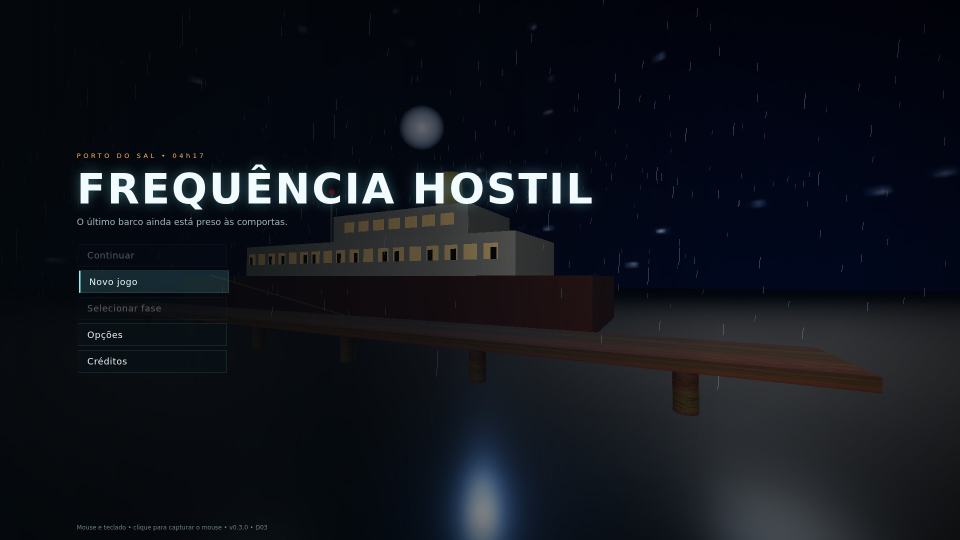
#> input picture release/screenshots/perf/antes-menu.jpg, 1920 x 1080 px (shown at 1/2 size); its folder holds 4 pictures in this run
$ python side-by-side.py
#> lines starting #> are read from the running program, lines starting #| are printed output that depends on the picture
# Junta capturas antes/depois lado a lado: python3 tools/side-by-side.py
from PIL import Image, ImageDraw, ImageFont
import os
D = os.path.join(os.path.dirname(__file__), "..", "release", "screenshots", "perf")
try: font = ImageFont.truetype("/usr/share/fonts/truetype/dejavu/DejaVuSans-Bold.ttf", 36)
except Exception: font = ImageFont.load_default()
for s in ["menu", "bilheteria", "praca", "embarque"]:
    a = Image.open(f"{D}/antes-{s}.jpg").convert("RGB"); b = Image.open(f"{D}/depois-{s}.jpg").convert("RGB")
#> further down, a is the input picture: PIL image 1920x1080 RGB; mean R, G, B 17.4, 20.7, 28.1
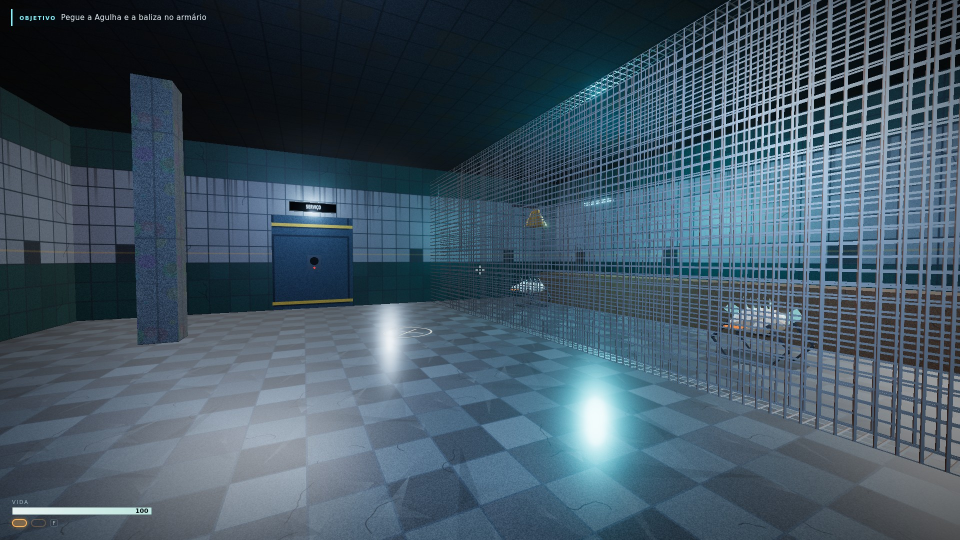
#> input picture release/screenshots/perf/antes-bilheteria.jpg, 1920 x 1080 px, given in place of depois-menu.jpg, which was not available (shown at 1/2 size)
#> further down, b is the input picture: PIL image 1920x1080 RGB; mean R, G, B 66.7, 85.7, 99.9
    w, h = a.size; out = Image.new("RGB", (w * 2 + 12, h), (20, 20, 20))
#> after `w, h = a.size`: w = 1920; h = 1080
#> after `out = Image.new('RGB', (w * 2 + 12, h), (20, 20, 20))`: out: PIL image 3852x1080 RGB; every value is 20
    out.paste(a, (0, 0)); out.paste(b, (w + 12, 0))
#> after `out.paste(a, (0, 0))`:
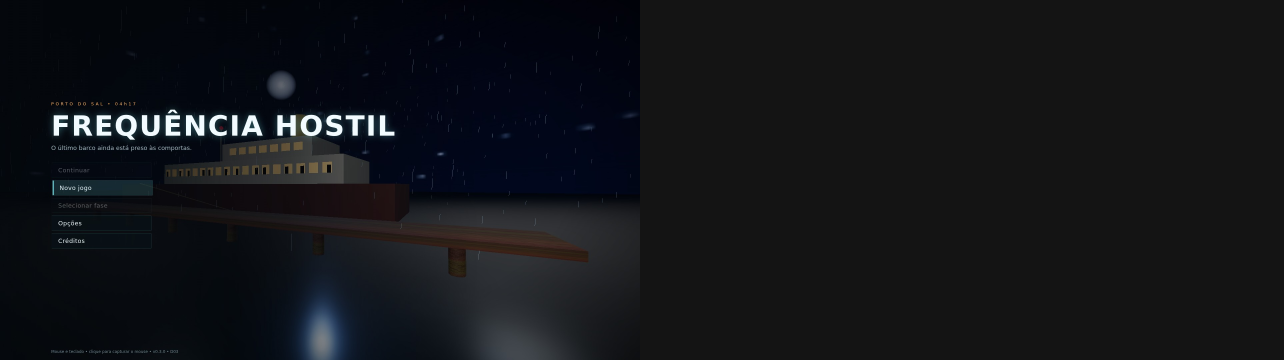
#> out: PIL image 3852x1080 RGB (shown at 1/3 size); mean R, G, B 18.7, 20.4, 24.1
#> after `out.paste(b, (w + 12, 0))`:
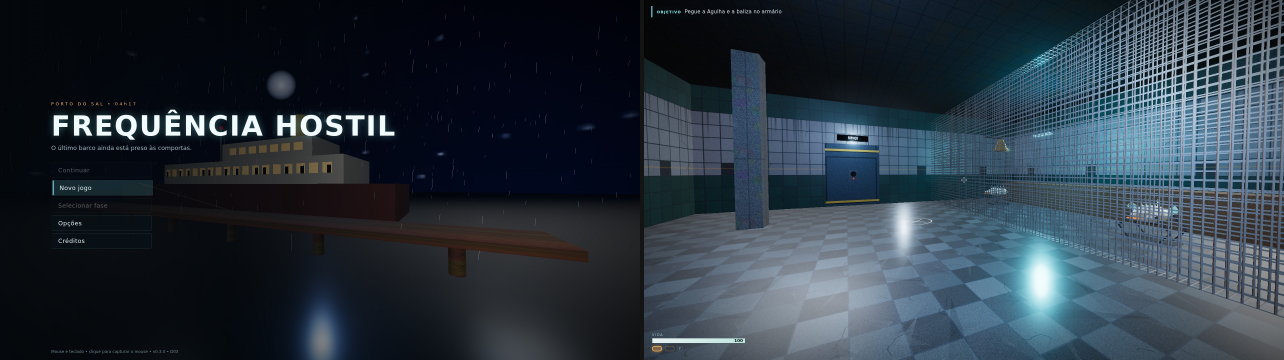
#> out: PIL image 3852x1080 RGB (shown at 1/3 size); mean R, G, B 42, 53.1, 63.9
    d = ImageDraw.Draw(out)
    for x, t in ((20, f"ANTES — {s}"), (w + 32, f"DEPOIS — {s}")):
        d.rectangle([x - 8, 14, x + 420, 64], fill=(0, 0, 0)); d.text((x, 20), t, fill=(255, 220, 120), font=font)
    out = out.resize((out.width // 2, out.height // 2), Image.LANCZOS)
#> out: PIL image 1926x540 RGB
    out.save(f"{D}/comparativo-{s}.jpg", quality=90); print("ok", s)
#| ok menu
#> pass 2 of the loop `for s in ["menu", "bilheteria", "praca", "embarque"]:`:
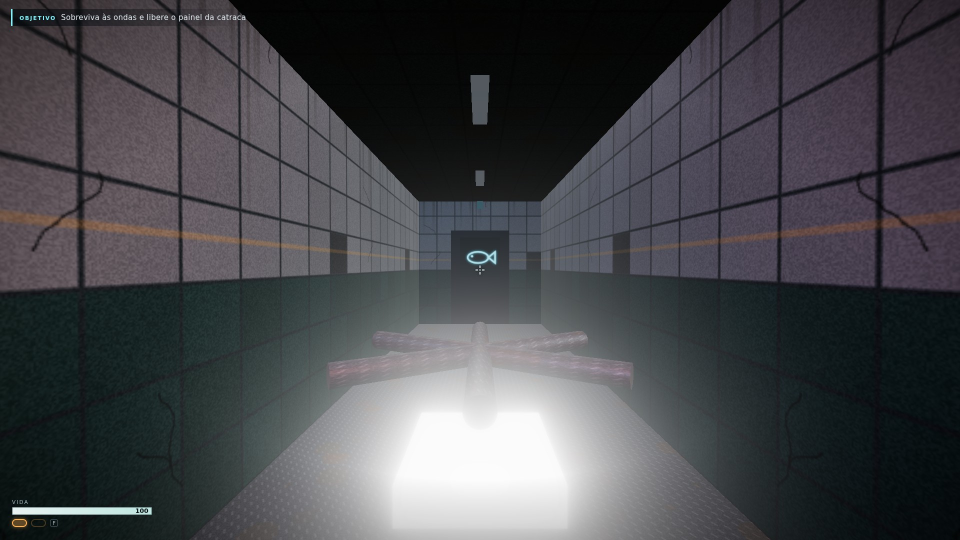
#> input picture release/screenshots/perf/antes-embarque.jpg, 1920 x 1080 px, given in place of depois-bilheteria.jpg, which was not available (shown at 1/2 size)
#> b is the input picture: PIL image 1920x1080 RGB; mean R, G, B 70.9, 71.7, 75.6
#> `out.paste(a, (0, 0))`:
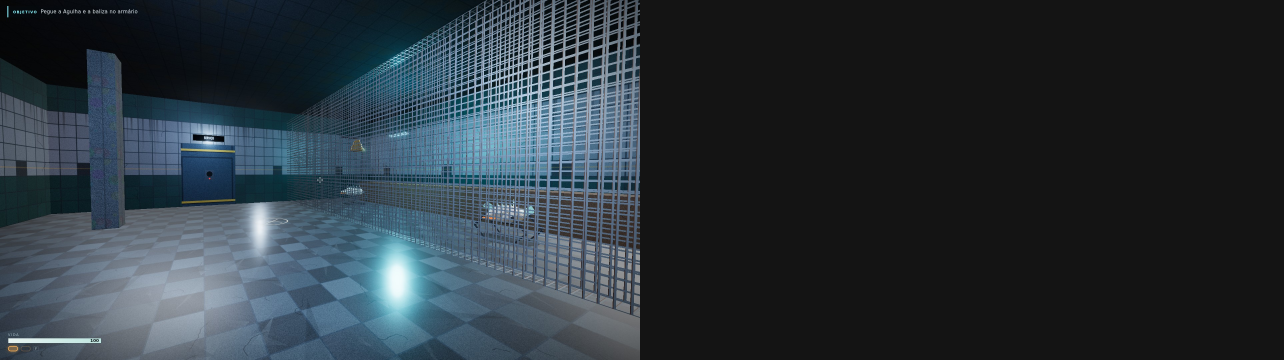
#> out: PIL image 3852x1080 RGB (shown at 1/3 size); mean R, G, B 43.3, 52.8, 59.8
#> `out.paste(b, (w + 12, 0))`:
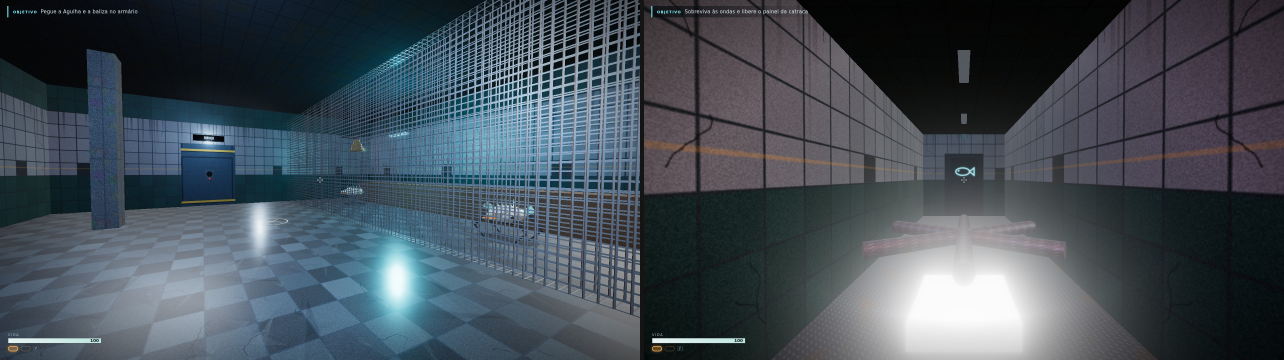
#> out: PIL image 3852x1080 RGB (shown at 1/3 size); mean R, G, B 68.7, 78.5, 87.5
#| ok bilheteria
#> pass 3 of the loop `for s in ["menu", "bilheteria", "praca", "embarque"]:`:
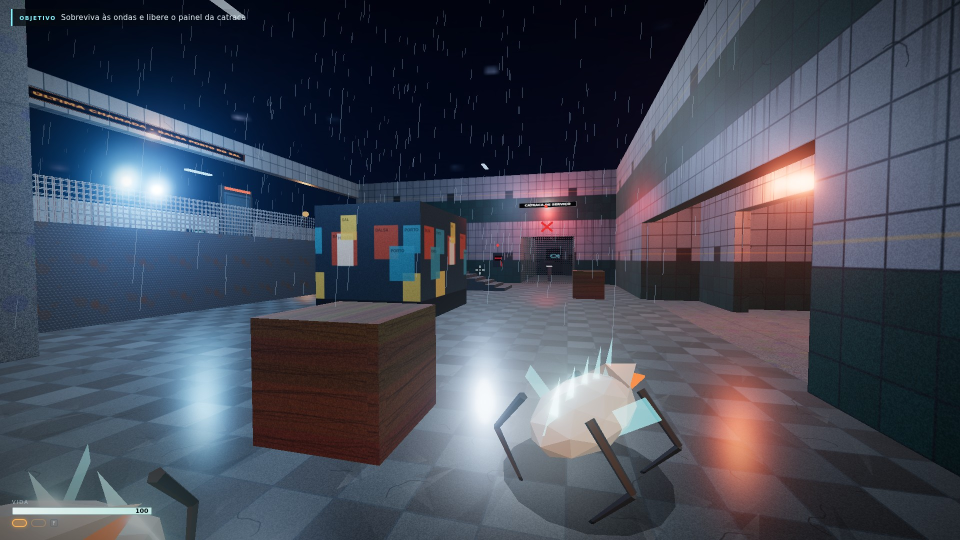
#> input picture release/screenshots/perf/antes-praca.jpg, 1920 x 1080 px (shown at 1/2 size)
#> a is the input picture: PIL image 1920x1080 RGB; mean R, G, B 69.6, 74.5, 88.2
#> `out.paste(a, (0, 0))`:
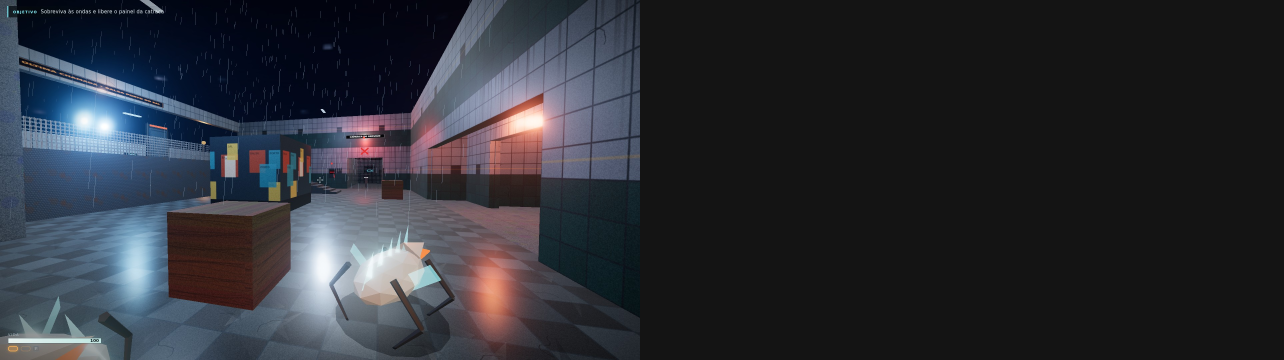
#> out: PIL image 3852x1080 RGB (shown at 1/3 size); mean R, G, B 44.7, 47.2, 54
#> `out.paste(b, (w + 12, 0))`:
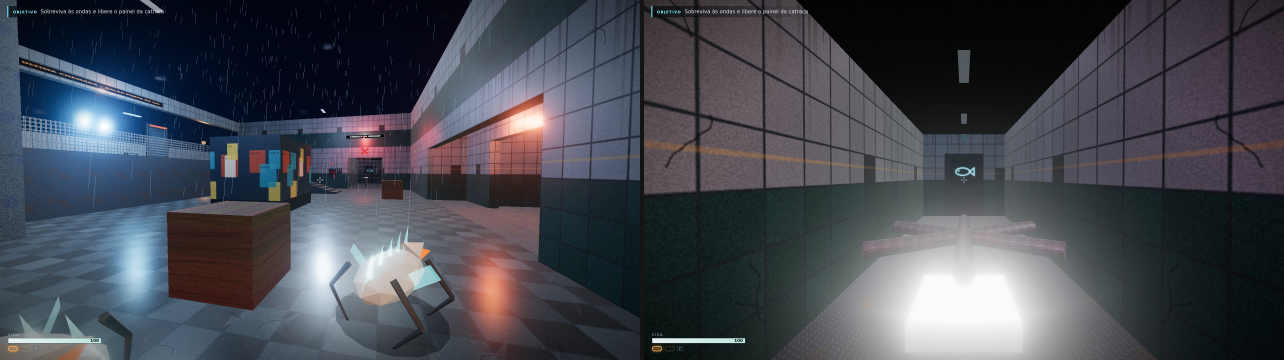
#> out: PIL image 3852x1080 RGB (shown at 1/3 size); mean R, G, B 70.1, 72.9, 81.7
#| ok praca
#> (the run stopped early here; a loop or call above may not have finished)
